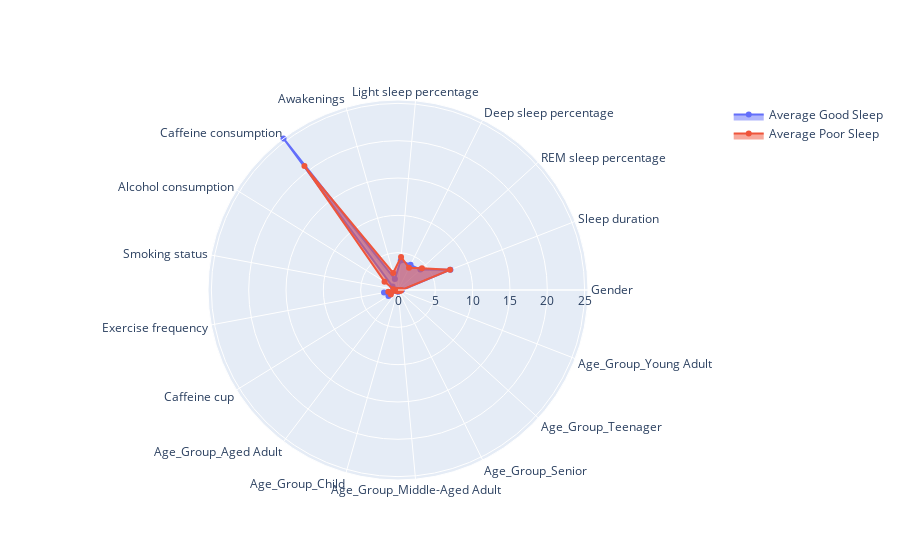

The code cell stored with this chart in its notebook:
### Code cell
import plotly.graph_objects as go
import pandas as pd
import numpy as np



# Calculate the average values for each feature grouped by 'Good_Sleep' category
average_values = df.groupby('Good_Sleep').mean().T
average_values.columns = ['average_poor_sleep', 'average_good_sleep']

# Now, prepare a DataFrame specifically for the radar chart with the calculated averages
chart_data = pd.DataFrame({
    'feature': average_values.index,
    'average_good_sleep': average_values['average_good_sleep'],
    'average_poor_sleep': average_values['average_poor_sleep']
})

# Create radar chart using the new DataFrame
fig = go.Figure()

fig.add_trace(go.Scatterpolar(
    r=chart_data['average_good_sleep'].tolist(),
    theta=chart_data['feature'].tolist(),
    fill='toself',
    name='Average Good Sleep'
))

fig.add_trace(go.Scatterpolar(
    r=chart_data['average_poor_sleep'].tolist(),
    theta=chart_data['feature'].tolist(),
    fill='toself',
    name='Average Poor Sleep'
))

fig.update_layout(
    polar=dict(
        radialaxis=dict(
            visible=True,
            range=[0, chart_data[['average_good_sleep', 'average_poor_sleep']].max().max()]
        )
    ),
    showlegend=True
)


fig.show()

### Figure 1 — Plotly figure (JSON) as saved in the notebook; plotly's stock layout.template omitted (floating-point values rounded to 4 significant figures)
{"data": [{"fill": "toself", "name": "Average Good Sleep", "r": [0.5331, 7.535, 4.052, 3.77, 3.962, 1.527, 25.45, 0.8717, 0.2705, 1.908, 1.503, 0.2084, 0, 0.2385, 0.07214, 0.02204, 0.2325], "theta": ["Gender", "Sleep duration", "REM sleep percentage", "Deep sleep percentage", "Light sleep percentage", "Awakenings", "Caffeine consumption", "Alcohol consumption", "Smoking status", "Exercise frequency", "Caffeine cup", "Age_Group_Aged Adult", "Age_Group_Child", "Age_Group_Middle-Aged Adult", "Age_Group_Senior", "Age_Group_Teenager", "Age_Group_Young Adult"], "type": "scatterpolar"}, {"fill": "toself", "name": "Average Poor Sleep", "r": [0.4454, 7.471, 4.336, 3.311, 4.454, 2.37, 20.8, 2.126, 0.6218, 1.319, 1.134, 0.2017, 0.02521, 0.09244, 0.05042, 0.1008, 0.3277], "theta": ["Gender", "Sleep duration", "REM sleep percentage", "Deep sleep percentage", "Light sleep percentage", "Awakenings", "Caffeine consumption", "Alcohol consumption", "Smoking status", "Exercise frequency", "Caffeine cup", "Age_Group_Aged Adult", "Age_Group_Child", "Age_Group_Middle-Aged Adult", "Age_Group_Senior", "Age_Group_Teenager", "Age_Group_Young Adult"], "type": "scatterpolar"}], "layout": {"polar": {"radialaxis": {"range": [0, 25.45], "visible": true}}, "showlegend": true}}
